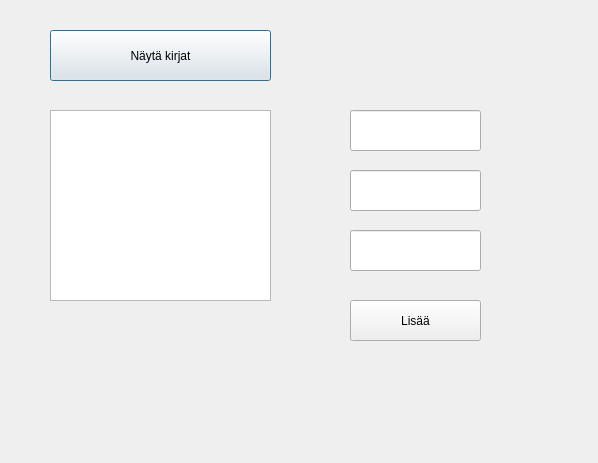
<?xml version="1.0" encoding="UTF-8"?>
<ui version="4.0">
 <class>BookWindow</class>
 <widget class="QDialog" name="BookWindow">
  <property name="geometry">
   <rect>
    <x>0</x>
    <y>0</y>
    <width>598</width>
    <height>463</height>
   </rect>
  </property>
  <property name="windowTitle">
   <string>Dialog</string>
  </property>
  <widget class="QPushButton" name="btnShowBooks">
   <property name="geometry">
    <rect>
     <x>50</x>
     <y>30</y>
     <width>221</width>
     <height>51</height>
    </rect>
   </property>
   <property name="text">
    <string>Näytä kirjat</string>
   </property>
  </widget>
  <widget class="QTextEdit" name="textBooks">
   <property name="geometry">
    <rect>
     <x>50</x>
     <y>110</y>
     <width>221</width>
     <height>191</height>
    </rect>
   </property>
  </widget>
  <widget class="QLineEdit" name="textName">
   <property name="geometry">
    <rect>
     <x>350</x>
     <y>110</y>
     <width>131</width>
     <height>41</height>
    </rect>
   </property>
  </widget>
  <widget class="QLineEdit" name="textAuthor">
   <property name="geometry">
    <rect>
     <x>350</x>
     <y>170</y>
     <width>131</width>
     <height>41</height>
    </rect>
   </property>
  </widget>
  <widget class="QLineEdit" name="textIsbn">
   <property name="geometry">
    <rect>
     <x>350</x>
     <y>230</y>
     <width>131</width>
     <height>41</height>
    </rect>
   </property>
  </widget>
  <widget class="QPushButton" name="btnAdd">
   <property name="geometry">
    <rect>
     <x>350</x>
     <y>300</y>
     <width>131</width>
     <height>41</height>
    </rect>
   </property>
   <property name="text">
    <string>Lisää</string>
   </property>
  </widget>
 </widget>
 <resources/>
 <connections/>
</ui>
